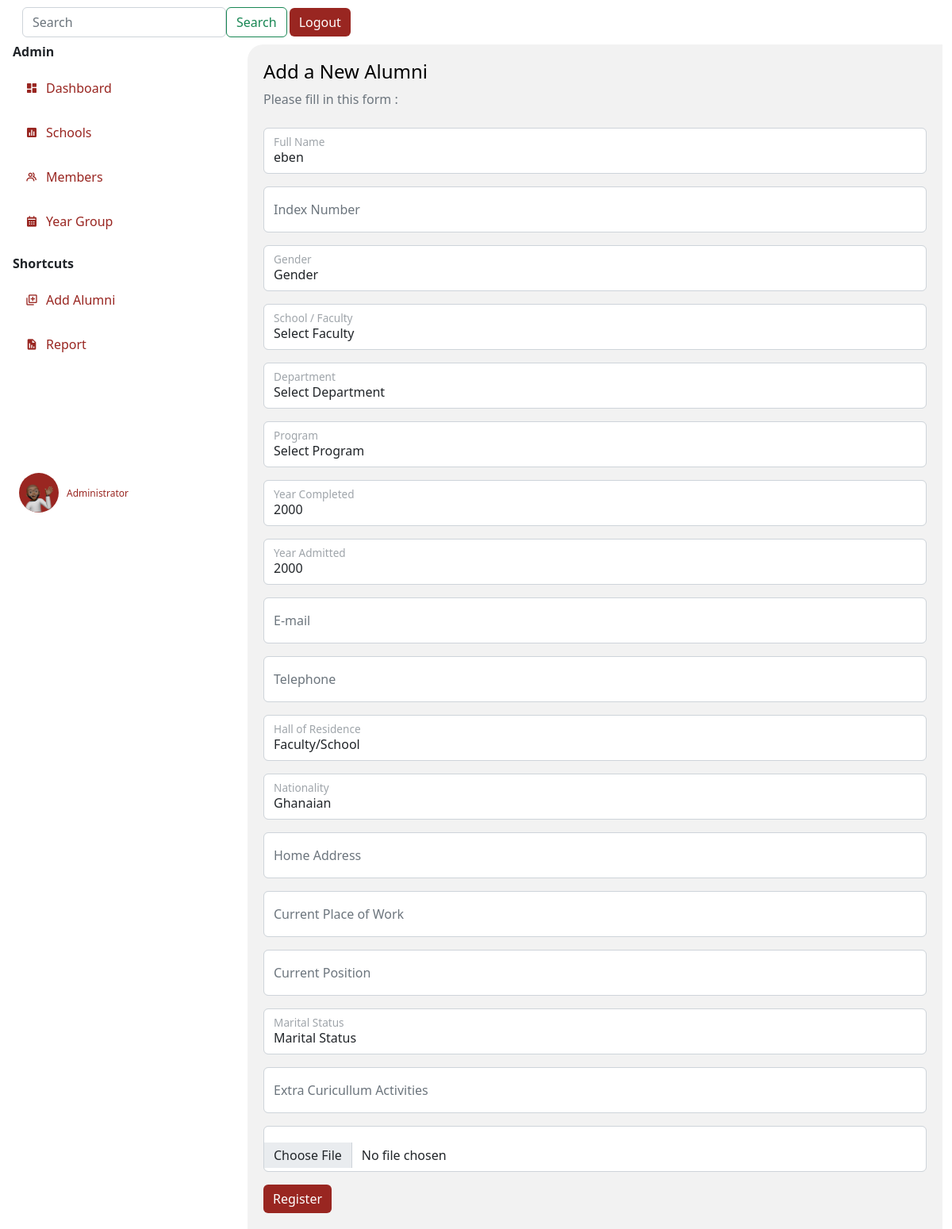
Screenshot of /update/1 with the database file from the repository.
### app.py (models this page shows)
class User(db.Model,UserMixin):
    id= db.Column(db.Integer, primary_key=True)
    fullname= db.Column(db.String()  )
    indexnumber= db.Column(db.Integer())
    gender= db.Column(db.String()    )
    school= db.Column(db.String()    )
    department= db.Column(db.String()    )
    program= db.Column(db.String()   )
    completed= db.Column(db.Integer()     )
    admitted= db.Column(db.Integer()  )
    email= db.Column(db.String()     )
    telephone= db.Column(db.Integer()     )
    hall= db.Column(db.String()  )
    nationality= db.Column(db.String()   )
    address= db.Column(db.String()   )
    work= db.Column(db.String()  )
    guardian= db.Column(db.String()  )
    kin= db.Column(db.String()   )
    relationship= db.Column(db.String()  )
    marital= db.Column(db.String()   )
    health= db.Column(db.String()    )
    extra= db.Column(db.String()     )
    image_file = db.Column(db.String(20))

### app.py (the view, shortened to what this page needs)
@app.route("/update/<int:id>")
def update(id):
    form=Adduser()
    user=User.query.get_or_404(id)
    if request.method== 'GET':
        form.fullname.data = user.fullname
        form.indexnumber.data = user.indexnumber
        form.gender.data = user.gender
        form.school.data = user.school
        form.department.data = user.department
        form.completed.data = user.completed
        form.admitted.data = user.admitted
        form.email.data = user.email
        form.telephone.data = user.telephone
        form.hall.data = user.hall
        form.nationality.data = user.nationality
        form.address.data = user.address
        form.work.data = user.work
        form.guardian.data = user.guardian
        form.marital.data = user.marital
        form.extra.data = user.extra
        form.image_file.data = user.image_file
    return render_template("addAlumni.html", form=form)

### forms.py
class Search(FlaskForm):
    searched = StringField('Searched', validators=[DataRequired()])
    submit = SubmitField('Search')

### app.py (called while the page is built)
@app.context_processor
def base():
    form=Search()
    return dict(form=form)

### templates/addAlumni.html (shortened to what this page needs)
{% extends 'layout.html' %}
{% block body %}
<h4>Add a New Alumni</h4>
<p class="text-muted" style="margin-bottom: 0;">Please fill in this form :</p>
<br>
<form action='' method="post" enctype="multipart/form-data">
  <div class="form-floating mb-3" >
    {{form.fullname(class="form-control",placeholder="fullname",id="floatingInput")}}
    <label for="floatingInput" class="text-muted">Full Name</label>
  </div>
  <div class="form-floating mb-3">
    {{form.indexnumber(class="form-control",placeholder="INT/19/01/5837",id="floatingInput" )}}
    <label for="floatingInput" class="text-muted">Index Number</label>
  </div>
    <div class="form-floating mb-3">
      {{form.gender(class="form-control",placeholder="INT/19/01/5837",id="floatingInput")}}
      <label for="floatingInput" class="text-muted">Gender</label>
    </div>
  <div class="form-floating mb-3">
    {{form.school(class="form-control",placeholder="INT/19/01/5837",id="floatingInput")}}
    <label for="floatingInput" class="text-muted">School / Faculty</label>
  </div>
  <div class="form-floating mb-3">
    {{form.department(class="form-control",placeholder="INT/19/01/5837",id="floatingInput")}}
    <label for="floatingInput" class="text-muted">Department</label>
  </div>
  <div class="form-floating mb-3">
    {{form.program(class="form-control",placeholder="INT/19/01/5837",id="floatingInput")}}
    <label for="floatingInput" class="text-muted">Program</label>
  </div>
  <div class="form-floating mb-3">
    {{form.completed(class="form-control",placeholder="INT/19/01/5837",id="floatingInput")}}
    <label for="floatingInput" class="text-muted">Year Completed</label>
  </div>
  <div class="form-floating mb-3">
    {{form.admitted(class="form-control",placeholder="INT/19/01/5837",id="floatingInput")}}
    <label for="floatingInput" class="text-muted">Year Admitted</label>
  </div>
  <div class="form-floating mb-3">
    {{form.email(class="form-control",placeholder="INT/19/01/5837",id="floatingInput")}}
    <label for="floatingInput" class="text-muted">E-mail</label>
  </div>
  <div class="form-floating mb-3">
    {{form.telephone(class="form-control",placeholder="INT/19/01/5837",id="floatingInput")}}
    <label for="floatingInput" class="text-muted">Telephone</label>
  </div>
  <div class="form-floating mb-3">
    {{form.hall(class="form-control",id="floatingInput")}}
    <label for="floatingInput" class="text-muted">Hall of Residence</label>
  </div>
  <div class="form-floating mb-3">
    {{form.nationality(class="form-control",placeholder="INT/19/01/5837",id="floatingInput")}}
    <label for="floatingInput" class="text-muted">Nationality</label>
  </div>
  <div class="form-floating mb-3">
    {{form.address(class="form-control",placeholder="INT/19/01/5837",id="floatingInput")}}
    <label for="floatingInput" class="text-muted">Home Address</label>
  </div>
  <div class="form-floating mb-3">
    {{form.work(class="form-control",placeholder="INT/19/01/5837",id="floatingInput")}}
    <label for="floatingInput" class="text-muted">Current Place of Work</label>
  </div>
  <div class="form-floating mb-3">
    {{form.guardian(class="form-control",placeholder="INT/19/01/5837",id="floatingInput")}}
    <label for="floatingInput" class="text-muted">Current Position</label>
  </div>
  <div class="form-floating mb-3">
    {{form.marital(class="form-control",placeholder="INT/19/01/5837",id="floatingInput")}}
    <label for="floatingInput" class="text-muted">Marital Status</label>
  </div>
  <div class="form-floating mb-3">
    {{form.extra(class="form-control",placeholder="INT/19/01/5837",id="floatingInput")}}
    <label for="floatingInput" class="text-muted">Extra Curicullum Activities</label>
  </div>
  <div class="form-floating mb-3">
    {{form.picture(class="form-control",id="floatingInput" )}}
  </div>
  <button class="btn" style="color: #fff; background: #992621; border: none;" type="submit">Register</button>
</form>
{% endblock body %}

### static/css/newstyle.css (style rules this page uses)
body { background: #f2f2f2; }
h4 { color: black; }

### rows the page displays
User: fullname "eben", gender "Gender", school "Select Faculty", department "Select Department", program "Select Program", completed "2000", admitted "2000", hall "Faculty/School", nationality "Ghanaian", marital "Marital Status"
